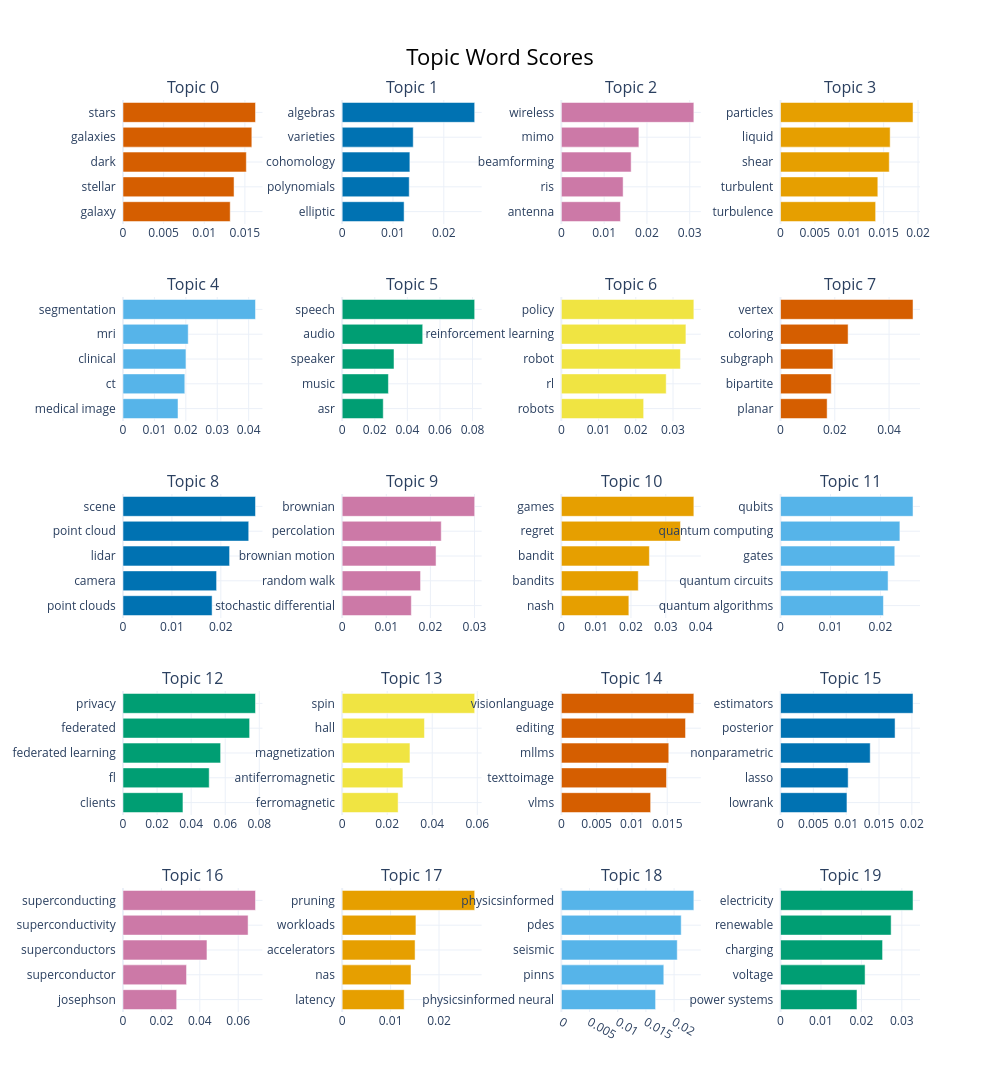

The cell this chart's notebook holds for it:
### Code cell
topic_model.visualize_barchart(top_n_topics=20)

### Figure 1 — Plotly figure (JSON) as saved in the notebook; plotly's stock layout.template omitted (floating-point values rounded to 4 significant figures)
{"data": [{"marker": {"color": "#D55E00"}, "orientation": "h", "type": "bar", "x": [0.01319, 0.01367, 0.01518, 0.01585, 0.01631], "xaxis": "x", "y": ["galaxy  ", "stellar  ", "dark  ", "galaxies  ", "stars  "], "yaxis": "y"}, {"marker": {"color": "#0072B2"}, "orientation": "h", "type": "bar", "x": [0.01219, 0.0132, 0.01332, 0.01398, 0.02608], "xaxis": "x2", "y": ["elliptic  ", "polynomials  ", "cohomology  ", "varieties  ", "algebras  "], "yaxis": "y2"}, {"marker": {"color": "#CC79A7"}, "orientation": "h", "type": "bar", "x": [0.01381, 0.01443, 0.01631, 0.01812, 0.03096], "xaxis": "x3", "y": ["antenna  ", "ris  ", "beamforming  ", "mimo  ", "wireless  "], "yaxis": "y3"}, {"marker": {"color": "#E69F00"}, "orientation": "h", "type": "bar", "x": [0.01383, 0.01415, 0.01581, 0.01595, 0.01927], "xaxis": "x4", "y": ["turbulence  ", "turbulent  ", "shear  ", "liquid  ", "particles  "], "yaxis": "y4"}, {"marker": {"color": "#56B4E9"}, "orientation": "h", "type": "bar", "x": [0.01751, 0.01968, 0.02004, 0.02076, 0.04218], "xaxis": "x5", "y": ["medical image  ", "ct  ", "clinical  ", "mri  ", "segmentation  "], "yaxis": "y5"}, {"marker": {"color": "#009E73"}, "orientation": "h", "type": "bar", "x": [0.02521, 0.02838, 0.03181, 0.04942, 0.08131], "xaxis": "x6", "y": ["asr  ", "music  ", "speaker  ", "audio  ", "speech  "], "yaxis": "y6"}, {"marker": {"color": "#F0E442"}, "orientation": "h", "type": "bar", "x": [0.02211, 0.02817, 0.03199, 0.03347, 0.0356], "xaxis": "x7", "y": ["robots  ", "rl  ", "robot  ", "reinforcement learning  ", "policy  "], "yaxis": "y7"}, {"marker": {"color": "#D55E00"}, "orientation": "h", "type": "bar", "x": [0.01717, 0.0187, 0.0193, 0.0249, 0.04883], "xaxis": "x8", "y": ["planar  ", "bipartite  ", "subgraph  ", "coloring  ", "vertex  "], "yaxis": "y8"}, {"marker": {"color": "#0072B2"}, "orientation": "h", "type": "bar", "x": [0.01822, 0.01913, 0.02179, 0.0257, 0.02709], "xaxis": "x9", "y": ["point clouds  ", "camera  ", "lidar  ", "point cloud  ", "scene  "], "yaxis": "y9"}, {"marker": {"color": "#CC79A7"}, "orientation": "h", "type": "bar", "x": [0.01568, 0.01777, 0.02128, 0.02246, 0.03004], "xaxis": "x10", "y": ["stochastic differential  ", "random walk  ", "brownian motion  ", "percolation  ", "brownian  "], "yaxis": "y10"}, {"marker": {"color": "#E69F00"}, "orientation": "h", "type": "bar", "x": [0.01939, 0.02209, 0.02529, 0.03422, 0.03806], "xaxis": "x11", "y": ["nash  ", "bandits  ", "bandit  ", "regret  ", "games  "], "yaxis": "y11"}, {"marker": {"color": "#56B4E9"}, "orientation": "h", "type": "bar", "x": [0.0206, 0.02152, 0.02287, 0.02389, 0.02652], "xaxis": "x12", "y": ["quantum algorithms  ", "quantum circuits  ", "gates  ", "quantum computing  ", "qubits  "], "yaxis": "y12"}, {"marker": {"color": "#009E73"}, "orientation": "h", "type": "bar", "x": [0.03519, 0.05059, 0.05729, 0.07432, 0.07777], "xaxis": "x13", "y": ["clients  ", "fl  ", "federated learning  ", "federated  ", "privacy  "], "yaxis": "y13"}, {"marker": {"color": "#F0E442"}, "orientation": "h", "type": "bar", "x": [0.02484, 0.02697, 0.0301, 0.03654, 0.05884], "xaxis": "x14", "y": ["ferromagnetic  ", "antiferromagnetic  ", "magnetization  ", "hall  ", "spin  "], "yaxis": "y14"}, {"marker": {"color": "#D55E00"}, "orientation": "h", "type": "bar", "x": [0.01265, 0.0149, 0.01522, 0.01759, 0.01877], "xaxis": "x15", "y": ["vlms  ", "texttoimage  ", "mllms  ", "editing  ", "visionlanguage  "], "yaxis": "y15"}, {"marker": {"color": "#0072B2"}, "orientation": "h", "type": "bar", "x": [0.01012, 0.0103, 0.01366, 0.01744, 0.02018], "xaxis": "x16", "y": ["lowrank  ", "lasso  ", "nonparametric  ", "posterior  ", "estimators  "], "yaxis": "y16"}, {"marker": {"color": "#CC79A7"}, "orientation": "h", "type": "bar", "x": [0.02795, 0.03309, 0.04372, 0.06514, 0.069], "xaxis": "x17", "y": ["josephson  ", "superconductor  ", "superconductors  ", "superconductivity  ", "superconducting  "], "yaxis": "y17"}, {"marker": {"color": "#E69F00"}, "orientation": "h", "type": "bar", "x": [0.0128, 0.01421, 0.01505, 0.01523, 0.02736], "xaxis": "x18", "y": ["latency  ", "nas  ", "accelerators  ", "workloads  ", "pruning  "], "yaxis": "y18"}, {"marker": {"color": "#56B4E9"}, "orientation": "h", "type": "bar", "x": [0.01672, 0.01818, 0.02056, 0.02126, 0.02351], "xaxis": "x19", "y": ["physicsinformed neural  ", "pinns  ", "seismic  ", "pdes  ", "physicsinformed  "], "yaxis": "y19"}, {"marker": {"color": "#009E73"}, "orientation": "h", "type": "bar", "x": [0.01891, 0.02091, 0.02524, 0.02736, 0.03277], "xaxis": "x20", "y": ["power systems  ", "voltage  ", "charging  ", "renewable  ", "electricity  "], "yaxis": "y20"}], "layout": {"annotations": [{"font": {"size": 16}, "showarrow": false, "text": "Topic 0", "x": 0.0875, "xanchor": "center", "xref": "paper", "y": 1.0, "yanchor": "bottom", "yref": "paper"}, {"font": {"size": 16}, "showarrow": false, "text": "Topic 1", "x": 0.3625, "xanchor": "center", "xref": "paper", "y": 1.0, "yanchor": "bottom", "yref": "paper"}, {"font": {"size": 16}, "showarrow": false, "text": "Topic 2", "x": 0.6375, "xanchor": "center", "xref": "paper", "y": 1.0, "yanchor": "bottom", "yref": "paper"}, {"font": {"size": 16}, "showarrow": false, "text": "Topic 3", "x": 0.9125, "xanchor": "center", "xref": "paper", "y": 1.0, "yanchor": "bottom", "yref": "paper"}, {"font": {"size": 16}, "showarrow": false, "text": "Topic 4", "x": 0.0875, "xanchor": "center", "xref": "paper", "y": 0.784, "yanchor": "bottom", "yref": "paper"}, {"font": {"size": 16}, "showarrow": false, "text": "Topic 5", "x": 0.3625, "xanchor": "center", "xref": "paper", "y": 0.784, "yanchor": "bottom", "yref": "paper"}, {"font": {"size": 16}, "showarrow": false, "text": "Topic 6", "x": 0.6375, "xanchor": "center", "xref": "paper", "y": 0.784, "yanchor": "bottom", "yref": "paper"}, {"font": {"size": 16}, "showarrow": false, "text": "Topic 7", "x": 0.9125, "xanchor": "center", "xref": "paper", "y": 0.784, "yanchor": "bottom", "yref": "paper"}, {"font": {"size": 16}, "showarrow": false, "text": "Topic 8", "x": 0.0875, "xanchor": "center", "xref": "paper", "y": 0.568, "yanchor": "bottom", "yref": "paper"}, {"font": {"size": 16}, "showarrow": false, "text": "Topic 9", "x": 0.3625, "xanchor": "center", "xref": "paper", "y": 0.568, "yanchor": "bottom", "yref": "paper"}, {"font": {"size": 16}, "showarrow": false, "text": "Topic 10", "x": 0.6375, "xanchor": "center", "xref": "paper", "y": 0.568, "yanchor": "bottom", "yref": "paper"}, {"font": {"size": 16}, "showarrow": false, "text": "Topic 11", "x": 0.9125, "xanchor": "center", "xref": "paper", "y": 0.568, "yanchor": "bottom", "yref": "paper"}, {"font": {"size": 16}, "showarrow": false, "text": "Topic 12", "x": 0.0875, "xanchor": "center", "xref": "paper", "y": 0.352, "yanchor": "bottom", "yref": "paper"}, {"font": {"size": 16}, "showarrow": false, "text": "Topic 13", "x": 0.3625, "xanchor": "center", "xref": "paper", "y": 0.352, "yanchor": "bottom", "yref": "paper"}, {"font": {"size": 16}, "showarrow": false, "text": "Topic 14", "x": 0.6375, "xanchor": "center", "xref": "paper", "y": 0.352, "yanchor": "bottom", "yref": "paper"}, {"font": {"size": 16}, "showarrow": false, "text": "Topic 15", "x": 0.9125, "xanchor": "center", "xref": "paper", "y": 0.352, "yanchor": "bottom", "yref": "paper"}, {"font": {"size": 16}, "showarrow": false, "text": "Topic 16", "x": 0.0875, "xanchor": "center", "xref": "paper", "y": 0.136, "yanchor": "bottom", "yref": "paper"}, {"font": {"size": 16}, "showarrow": false, "text": "Topic 17", "x": 0.3625, "xanchor": "center", "xref": "paper", "y": 0.136, "yanchor": "bottom", "yref": "paper"}, {"font": {"size": 16}, "showarrow": false, "text": "Topic 18", "x": 0.6375, "xanchor": "center", "xref": "paper", "y": 0.136, "yanchor": "bottom", "yref": "paper"}, {"font": {"size": 16}, "showarrow": false, "text": "Topic 19", "x": 0.9125, "xanchor": "center", "xref": "paper", "y": 0.136, "yanchor": "bottom", "yref": "paper"}], "height": 1250, "hoverlabel": {"bgcolor": "white", "font": {"family": "Rockwell", "size": 16}}, "showlegend": false, "title": {"font": {"color": "Black", "size": 22}, "text": "Topic Word Scores", "x": 0.5, "xanchor": "center", "yanchor": "top"}, "width": 1000, "xaxis": {"anchor": "y", "domain": [0, 0.175], "showgrid": true}, "xaxis10": {"anchor": "y10", "domain": [0.275, 0.45], "showgrid": true}, "xaxis11": {"anchor": "y11", "domain": [0.55, 0.725], "showgrid": true}, "xaxis12": {"anchor": "y12", "domain": [0.825, 1], "showgrid": true}, "xaxis13": {"anchor": "y13", "domain": [0, 0.175], "showgrid": true}, "xaxis14": {"anchor": "y14", "domain": [0.275, 0.45], "showgrid": true}, "xaxis15": {"anchor": "y15", "domain": [0.55, 0.725], "showgrid": true}, "xaxis16": {"anchor": "y16", "domain": [0.825, 1], "showgrid": true}, "xaxis17": {"anchor": "y17", "domain": [0, 0.175], "showgrid": true}, "xaxis18": {"anchor": "y18", "domain": [0.275, 0.45], "showgrid": true}, "xaxis19": {"anchor": "y19", "domain": [0.55, 0.725], "showgrid": true}, "xaxis2": {"anchor": "y2", "domain": [0.275, 0.45], "showgrid": true}, "xaxis20": {"anchor": "y20", "domain": [0.825, 1], "showgrid": true}, "xaxis3": {"anchor": "y3", "domain": [0.55, 0.725], "showgrid": true}, "xaxis4": {"anchor": "y4", "domain": [0.825, 1], "showgrid": true}, "xaxis5": {"anchor": "y5", "domain": [0, 0.175], "showgrid": true}, "xaxis6": {"anchor": "y6", "domain": [0.275, 0.45], "showgrid": true}, "xaxis7": {"anchor": "y7", "domain": [0.55, 0.725], "showgrid": true}, "xaxis8": {"anchor": "y8", "domain": [0.825, 1], "showgrid": true}, "xaxis9": {"anchor": "y9", "domain": [0, 0.175], "showgrid": true}, "yaxis": {"anchor": "x", "domain": [0.864, 1.0], "showgrid": true}, "yaxis10": {"anchor": "x10", "domain": [0.432, 0.568], "showgrid": true}, "yaxis11": {"anchor": "x11", "domain": [0.432, 0.568], "showgrid": true}, "yaxis12": {"anchor": "x12", "domain": [0.432, 0.568], "showgrid": true}, "yaxis13": {"anchor": "x13", "domain": [0.216, 0.352], "showgrid": true}, "yaxis14": {"anchor": "x14", "domain": [0.216, 0.352], "showgrid": true}, "yaxis15": {"anchor": "x15", "domain": [0.216, 0.352], "showgrid": true}, "yaxis16": {"anchor": "x16", "domain": [0.216, 0.352], "showgrid": true}, "yaxis17": {"anchor": "x17", "domain": [0, 0.136], "showgrid": true}, "yaxis18": {"anchor": "x18", "domain": [0, 0.136], "showgrid": true}, "yaxis19": {"anchor": "x19", "domain": [0, 0.136], "showgrid": true}, "yaxis2": {"anchor": "x2", "domain": [0.864, 1.0], "showgrid": true}, "yaxis20": {"anchor": "x20", "domain": [0, 0.136], "showgrid": true}, "yaxis3": {"anchor": "x3", "domain": [0.864, 1.0], "showgrid": true}, "yaxis4": {"anchor": "x4", "domain": [0.864, 1.0], "showgrid": true}, "yaxis5": {"anchor": "x5", "domain": [0.648, 0.784], "showgrid": true}, "yaxis6": {"anchor": "x6", "domain": [0.648, 0.784], "showgrid": true}, "yaxis7": {"anchor": "x7", "domain": [0.648, 0.784], "showgrid": true}, "yaxis8": {"anchor": "x8", "domain": [0.648, 0.784], "showgrid": true}, "yaxis9": {"anchor": "x9", "domain": [0.432, 0.568], "showgrid": true}}}
